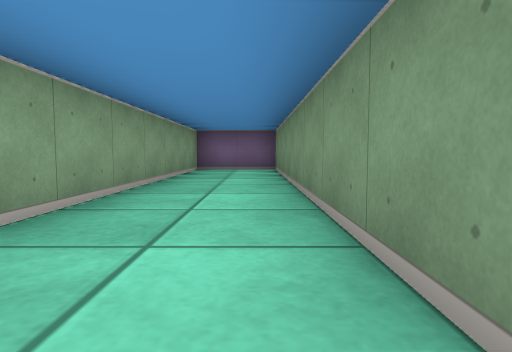
View 1 (above)

18 first-person views from a walk through a cub3D maze. The camera is about half as high as the walls, tilts 4° down and sees 75° across. The floor is counted in squares. Each view is taken from the middle of a square. On the plan, view 1 faces up. The plan holds only what a view shows up to about 9 squares ahead; the rest is blank. The place goes on beyond the plan.

View 2
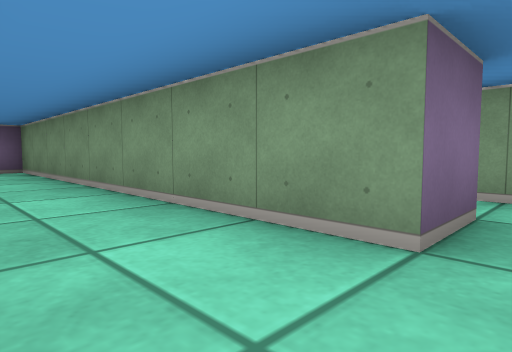

View 3
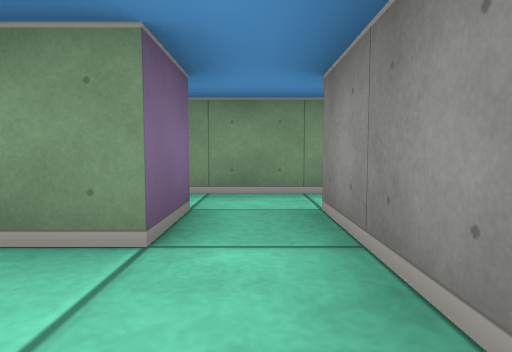

View 4
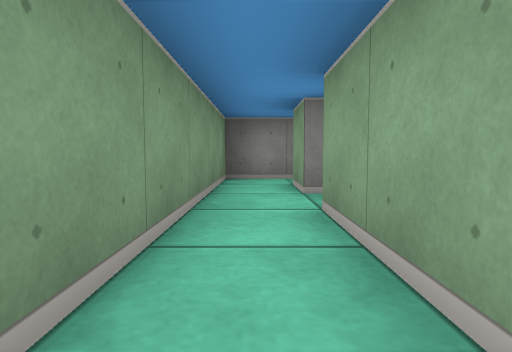

View 5
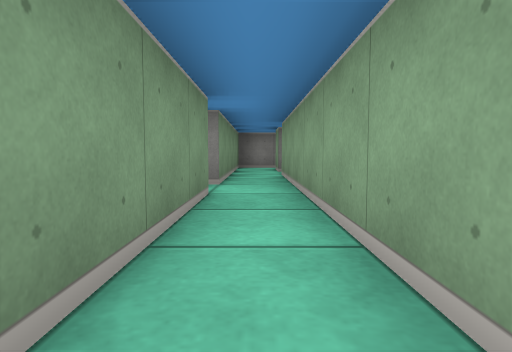

View 6
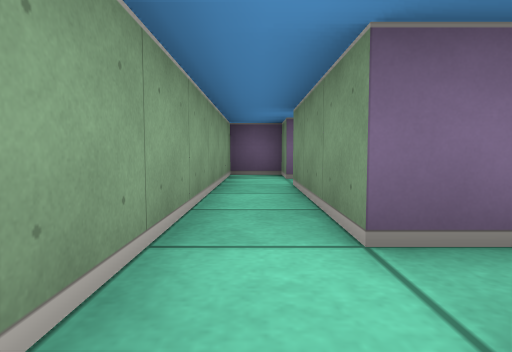

View 7
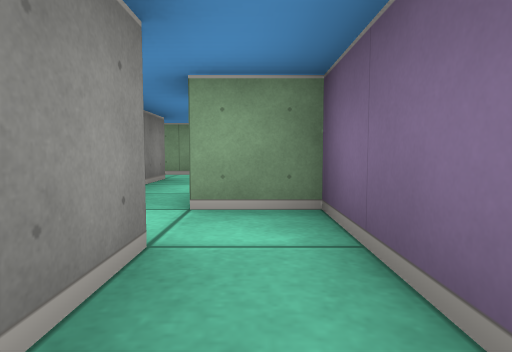

View 8
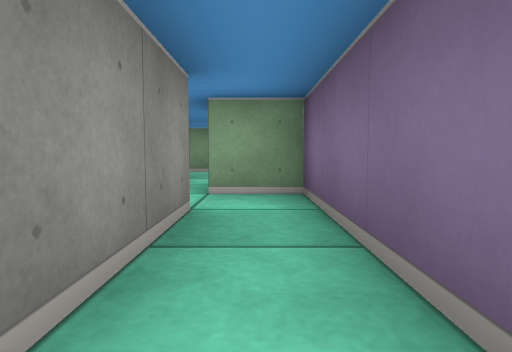

View 9
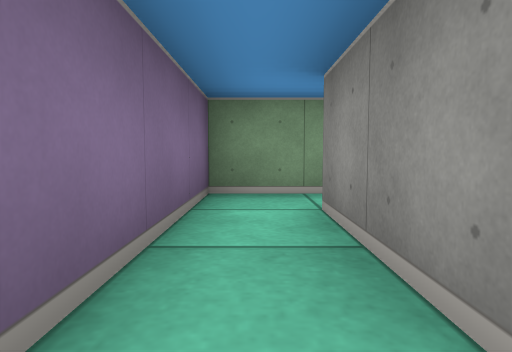

View 10
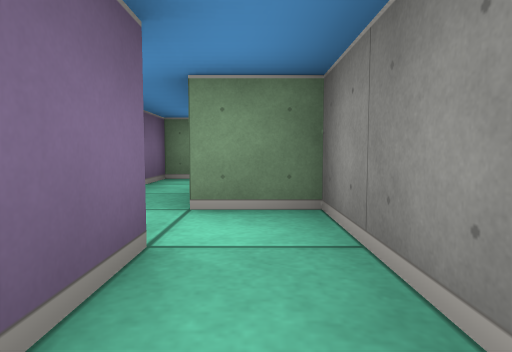

View 11
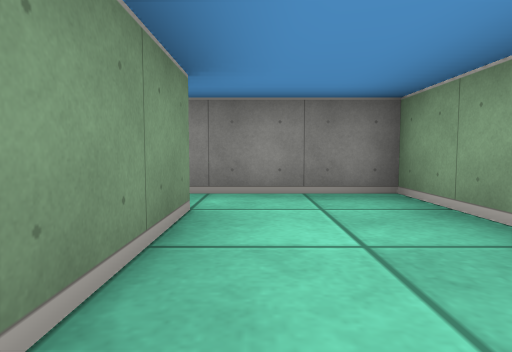

View 12
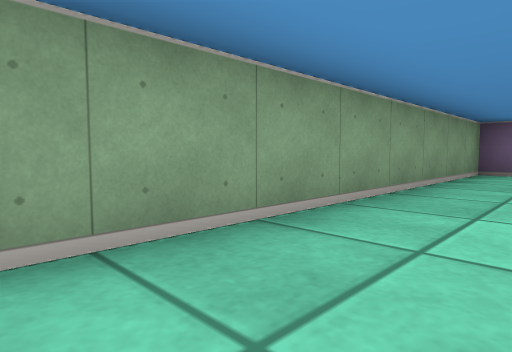

View 13
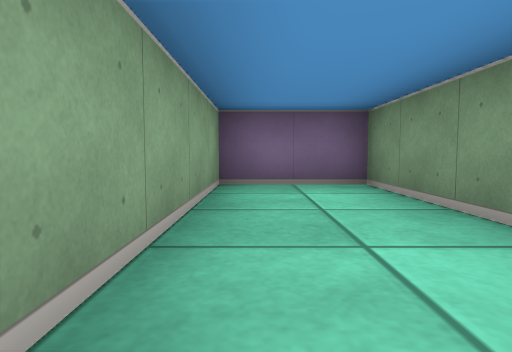

View 14
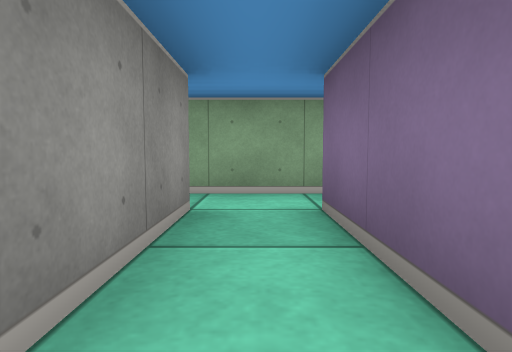

View 15
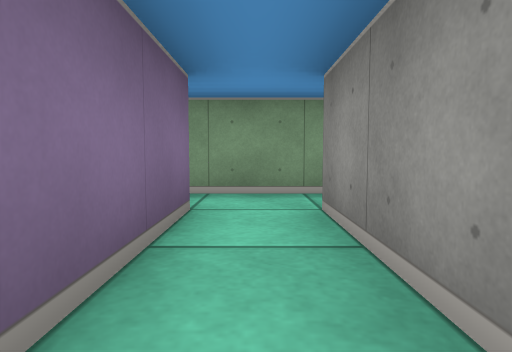

View 16
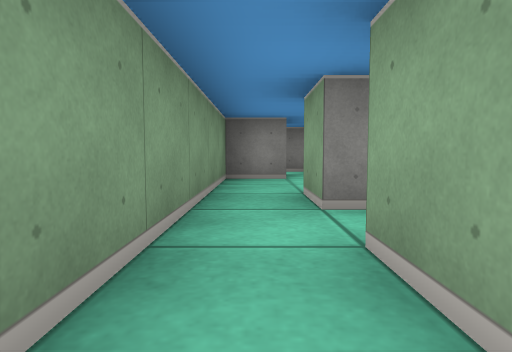

View 17
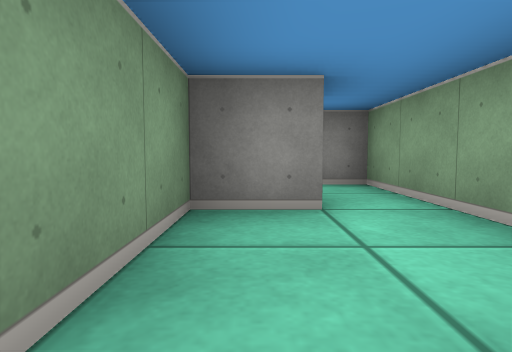

View 18
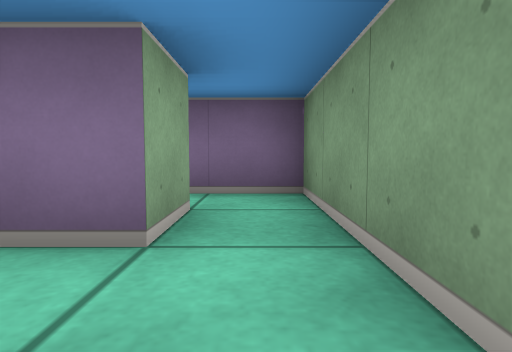

### Floor plan
Ten units are one square. View 1 is at (0, 0); x grows to the right and y downward. Boxes are objects, and circles mark ways between rooms. Rooms are numbered by the first view taken in them; rooms with no view inside come last. Other rooms are left out.
<svg viewBox="-20 -90 120 120">
<path fill="none" stroke="#000" d="M15 -5 5 -5 5 -85 -15 -85 -15 5 15 5M25 -75 25 -85 15 -85 15 -25M25 -25 45 -25M45 -35 25 -35 25 -65 65 -65 65 -75M55 -75 46 -75M15 -25 15 -5M25 5 25 -25M65 -75 85 -75M95 -72 95 -85 55 -85 55 -75M45 -25 45 -15M44 5 55 5 55 -55 42 -55M35 -1 35 25 44 25M45 -45 45 -35M15 5 15 15M14 25 25 25 25 5"/>
<circle cx="10" cy="0" r="3" fill="#2a7"/>
<circle cx="20" cy="-15" r="3" fill="#2a7"/>
<circle cx="60" cy="-70" r="3" fill="#2a7"/>
<circle cx="35" cy="-30" r="3" fill="#2a7"/>
<circle cx="20" cy="10" r="3" fill="#2a7"/>
<text x="0" y="-40">1</text>
<text x="20" y="-60">2</text>
<text x="20" y="-10">3</text>
<text x="80" y="-80">4</text>
<text x="50" y="-10">5</text>
<text x="20" y="10">6</text>
</svg>
Room 1 opens to room 3. Room 2 opens to room 3. Room 2 opens to room 4. Room 2 opens to room 5. Room 3 opens to room 6.

Where each view was taken, in squares from view 1:
view 1: 0 up, 0 right, facing up
view 2: 0 up, 1 left, facing up-right
view 3: 0 up, 1 left, facing right
view 4: 3 up, 2 right, facing down
view 5: 7 up, 2 right, facing down
view 6: 2 up, 2 right, facing up
view 7: 8 up, 8 right, facing left
view 8: 8 up, 9 right, facing left
view 9: 8 up, 6 right, facing right
view 10: 7 up, 4 right, facing right
view 11: 3 up, 0 right, facing down
view 12: 1 up, 0 right, facing up-left
view 13: 4 up, 1 left, facing up
view 14: 3 up, 5 right, facing left
view 15: 3 up, 2 right, facing right
view 16: 5 up, 5 right, facing down
view 17: 2 up, 5 right, facing down
view 18: 2 up, 5 right, facing up
